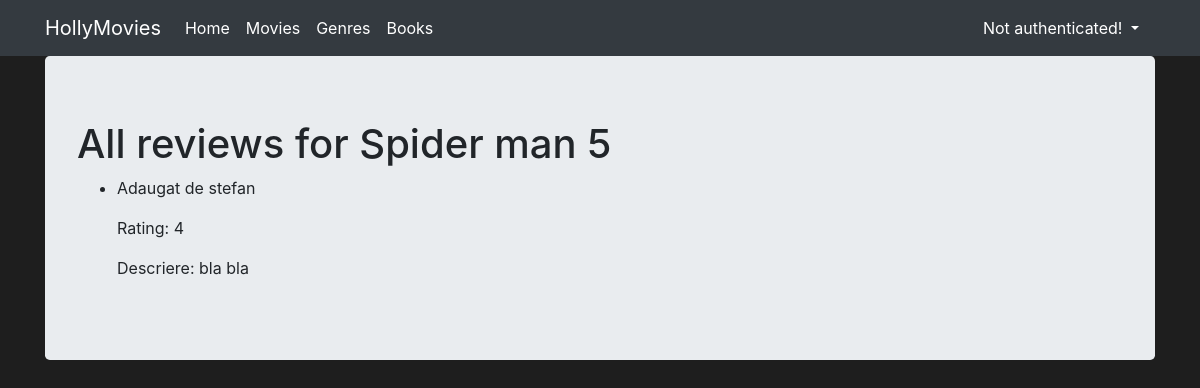
Screenshot of /movies/review/7 with the database file from the repository.
### viewer/models.py (models this page shows, shortened)
class Movie(Model):
    title = CharField(max_length=128)
    genre = ForeignKey(Genre, on_delete=DO_NOTHING)
    rating = IntegerField()
    released = DateField()
    description = TextField()
    actors = ManyToManyField(Actor)
    created = DateTimeField(auto_now_add=True)

class Review(Model):
    rating = IntegerField()
    description = CharField(max_length=200, blank=True, null=True)
    movie = ForeignKey(Movie, on_delete=CASCADE)
    user = ForeignKey(User, on_delete=CASCADE)
    created = DateTimeField(auto_now_add=True)

### viewer/views.py (the view)
# urls.py: path('review/<movie_id>', all_reviews, name='reviews')
def all_reviews(request, movie_id):
    movie = Movie.objects.get(pk=movie_id)
    reviews = Review.objects.filter(movie=movie).order_by('-created')
    return render(
        request,
        'all_reviews.html',
        context={
            'movie': movie,
            'reviews': reviews
        }
    )

### viewer/templates/all_reviews.html (shortened to what this page needs)
{% extends 'base.html' %}
{% block content %}
<h1>All reviews for {{ movie.title }}</h1>
 <ul>
        {% for review in reviews %}
        <li>
            <p>Adaugat de {{ review.user.username }}</p>
            <p>Rating: {{ review.rating }}</p>
            <p>Descriere: {{ review.description }}</p>
        </li>
        {% endfor %}
    </ul>
{% endblock %}

### viewer/static/index.css (style rules this page uses)
body { background-color: #1e1e1e; }

### rows the page displays
Movie: title "Spider man 5"
Review: user.username "stefan", rating "4", description "bla bla"
